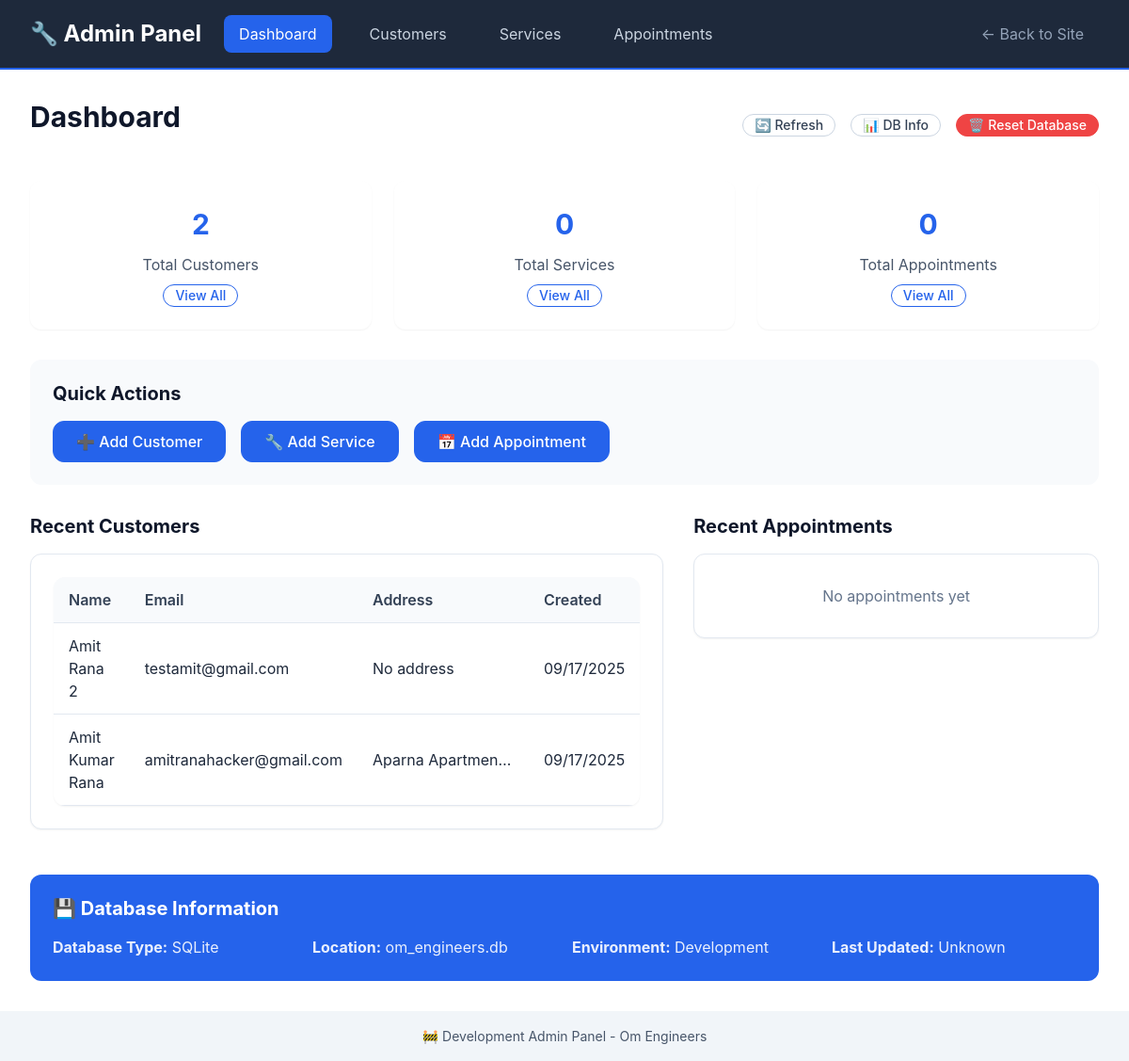
The app's page /admin/, older data.
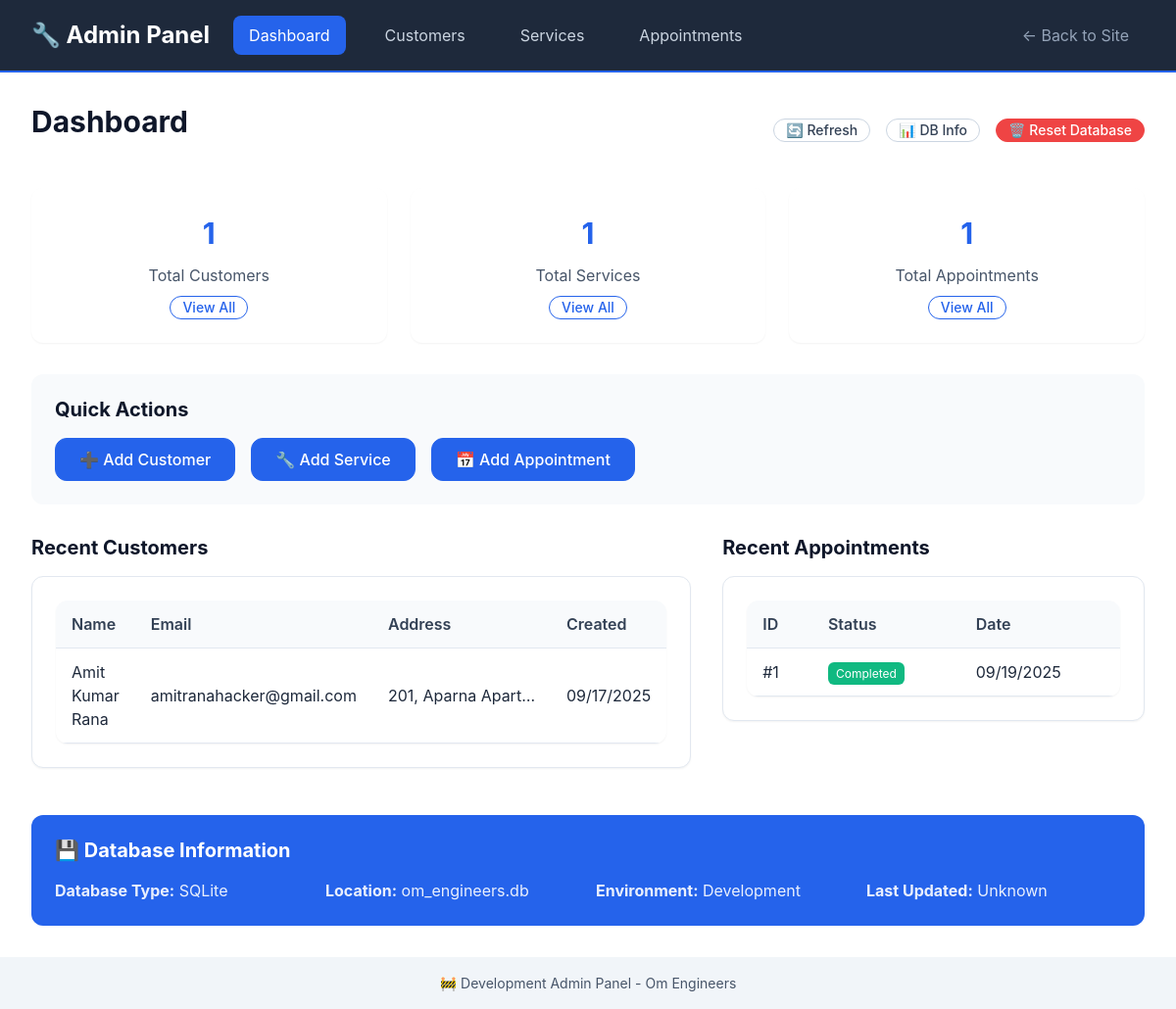
The same page, newer data.
### models/customer_db.py (models this page shows, shortened)
class Customer(db.Model):
    __tablename__ = 'customers'
    id: Mapped[int] = mapped_column(primary_key=True)
    name: Mapped[str] = mapped_column(String(100), nullable=False)
    email: Mapped[str] = mapped_column(String(120), nullable=True, index=True)
    phone: Mapped[str] = mapped_column(String(20), nullable=False, index=True)
    address: Mapped[str] = mapped_column(Text, nullable=True)
    created_at: Mapped[datetime] = mapped_column(DateTime, default=datetime.utcnow)
    updated_at: Mapped[datetime] = mapped_column(DateTime, default=datetime.utcnow, onupdate=datetime.utcnow)
    appointments = db.relationship('Appointment', back_populates='customer', cascade='all, delete-orphan')

### models/appointment_db.py (models this page shows, shortened)
class Appointment(db.Model):
    __tablename__ = 'appointments'
    id: Mapped[int] = mapped_column(primary_key=True)
    customer_id: Mapped[int] = mapped_column(ForeignKey('customers.id'), nullable=False)
    service_id: Mapped[int] = mapped_column(ForeignKey('services.id'), nullable=False)
    appointment_date: Mapped[date] = mapped_column(Date, nullable=False, index=True)
    appointment_time: Mapped[time] = mapped_column(Time, nullable=False)
    appointment_type: Mapped[AppointmentType] = mapped_column(Enum(AppointmentType), default=AppointmentType.SERVICE)
    status: Mapped[AppointmentStatus] = mapped_column(Enum(AppointmentStatus), default=AppointmentStatus.PENDING, index=True)
    notes: Mapped[str] = mapped_column(Text, nullable=True)
    address: Mapped[str] = mapped_column(Text, nullable=True)
    estimated_duration: Mapped[str] = mapped_column(String(50), nullable=True)
    estimated_cost: Mapped[str] = mapped_column(String(50), nullable=True)
    actual_cost: Mapped[str] = mapped_column(String(50), nullable=True)
    technician_notes: Mapped[str] = mapped_column(Text, nullable=True)
    created_at: Mapped[datetime] = mapped_column(DateTime, default=datetime.utcnow)
    updated_at: Mapped[datetime] = mapped_column(DateTime, default=datetime.utcnow, onupdate=datetime.utcnow)
    completed_at: Mapped[datetime] = mapped_column(DateTime, nullable=True)
    cancelled_at: Mapped[datetime] = mapped_column(DateTime, nullable=True)
    customer = db.relationship('Customer', back_populates='appointments')
    service = db.relationship('Service', back_populates='appointments')

### routes/admin.py (the view)
@admin_bp.route('/')
def index():
    try:
        customer_count = Customer.query.count()
        service_count = Service.query.count()
        appointment_count = Appointment.query.count()
        recent_customers = Customer.query.order_by(Customer.created_at.desc()).limit(5).all()
        recent_appointments = Appointment.query.order_by(Appointment.created_at.desc()).limit(5).all()
        stats = {
            'customers': customer_count,
            'services': service_count,
            'appointments': appointment_count
        }
        return render_template('admin/index.html',
                             stats=stats,
                             recent_customers=recent_customers,
                             recent_appointments=recent_appointments)
    except Exception as e:
        flash(f'Error loading admin dashboard: {str(e)}', 'error')
        return render_template('admin/index.html', stats={}, recent_customers=[], recent_appointments=[])

### templates/admin/index.html (shortened to what this page needs)
{% extends "admin/base.html" %}
{% block content %}
<div style="display: flex; justify-content: space-between; align-items: center; margin-bottom: var(--space-8);">
    <h1>Dashboard</h1>
    <div style="display: flex; gap: var(--space-4);">
        <button onclick="refreshStats()" class="btn btn-secondary btn-sm">🔄 Refresh</button>
        <button onclick="showDatabaseInfo()" class="btn btn-secondary btn-sm">📊 DB Info</button>
        <button onclick="showResetModal()" class="btn btn-danger btn-sm">🗑️ Reset Database</button>
    </div>
</div>
<div class="stats-grid">
    <div class="stat-card">
        <div class="stat-number" id="customers-count">{{ stats.customers or 0 }}</div>
        <div style="color: var(--gray-600);">Total Customers</div>
        <div style="margin-top: var(--space-2);">
            <a href="{{ url_for('admin.customers') }}" class="btn btn-sm btn-outline">View All</a>
        </div>
    </div>
    <div class="stat-card">
        <div class="stat-number" id="services-count">{{ stats.services or 0 }}</div>
        <div style="color: var(--gray-600);">Total Services</div>
        <div style="margin-top: var(--space-2);">
            <a href="{{ url_for('admin.services') }}" class="btn btn-sm btn-outline">View All</a>
        </div>
    </div>
    <div class="stat-card">
        <div class="stat-number" id="appointments-count">{{ stats.appointments or 0 }}</div>
        <div style="color: var(--gray-600);">Total Appointments</div>
        <div style="margin-top: var(--space-2);">
            <a href="{{ url_for('admin.appointments') }}" class="btn btn-sm btn-outline">View All</a>
        </div>
    </div>
</div>
<div style="background: var(--gray-50); padding: var(--space-6); border-radius: var(--border-radius-lg); margin-bottom: var(--space-8);">
    <h3 style="margin-bottom: var(--space-4);">Quick Actions</h3>
    <div style="display: flex; gap: var(--space-4); flex-wrap: wrap;">
        <a href="{{ url_for('admin.new_customer') }}" class="btn btn-primary">➕ Add Customer</a>
        <a href="{{ url_for('admin.new_service') }}" class="btn btn-primary">🔧 Add Service</a>
        <a href="{{ url_for('admin.new_appointment') }}" class="btn btn-primary">📅 Add Appointment</a>
    </div>
</div>
<div style="display: grid; grid-template-columns: 1fr 1fr; gap: var(--space-8); margin-top: var(--space-8);">
    <div>
        <h3 style="margin-bottom: var(--space-4);">Recent Customers</h3>
        {% if recent_customers %}
        <div class="card">
            <table class="admin-table">
                <thead>
                    <tr>
                        <th>Name</th>
                        <th>Email</th>
                        <th>Address</th>
                        <th>Created</th>
                    </tr>
                </thead>
                <tbody>
                    {% for customer in recent_customers %}
                    <tr>
                        <td>{{ customer.name }}</td>
                        <td>{{ customer.email }}</td>
                        <td>
                            <div style="max-width: 150px; overflow: hidden; text-overflow: ellipsis; white-space: nowrap;"
                                 title="{{ customer.address or 'No address provided' }}">
                                {{ customer.address or 'No address' }}
                            </div>
                        </td>
                        <td>{{ customer.created_at.strftime('%m/%d/%Y') }}</td>
                    </tr>
                    {% endfor %}
                </tbody>
            </table>
        </div>
        {% else %}
        <div class="card" style="text-align: center; padding: var(--space-8); color: var(--gray-500);">
            No customers yet
        </div>
        {% endif %}
    </div>
    <div>
        <h3 style="margin-bottom: var(--space-4);">Recent Appointments</h3>
        {% if recent_appointments %}
        <div class="card">
            <table class="admin-table">
                <thead>
                    <tr>
                        <th>ID</th>
                        <th>Status</th>
                        <th>Date</th>
                    </tr>
                </thead>
                <tbody>
                    {% for appointment in recent_appointments %}
                    <tr>
                        <td>#{{ appointment.id }}</td>
                        <td>
                            <span style="background-color:
                                {% if appointment.status.value == 'pending' %}var(--warning-color)
                                {% elif appointment.status.value == 'confirmed' %}var(--primary-color)
                                {% elif appointment.status.value == 'completed' %}var(--success-color)
                                {% elif appointment.status.value == 'cancelled' %}var(--error-color)
                                {% else %}var(--gray-400){% endif %};
                                color: var(--white); padding: var(--space-1) var(--space-2); border-radius: var(--border-radius-sm); font-size: var(--font-size-xs);">
                                {{ appointment.status.value.title() }}
                            </span>
                        </td>
                        <td>{{ appointment.appointment_date.strftime('%m/%d/%Y') }}</td>
                    </tr>
                    {% endfor %}
                </tbody>
            </table>
        </div>
        {% else %}
        <div class="card" style="text-align: center; padding: var(--space-8); color: var(--gray-500);">
            No appointments yet
        </div>
        {% endif %}
    </div>
</div>
<div style="margin-top: var(--space-12); padding: var(--space-6); background: var(--primary-color); color: var(--white); border-radius: var(--border-radius-lg);">
    <h3 style="color: var(--white); margin-bottom: var(--space-4);">💾 Database Information</h3>
    <div style="display: grid; grid-template-columns: repeat(auto-fit, minmax(200px, 1fr)); gap: var(--space-4); opacity: 0.9;">
        <div>
            <strong>Database Type:</strong> SQLite
        </div>
        <div>
            <strong>Location:</strong> om_engineers.db
        </div>
        <div>
            <strong>Environment:</strong> Development
        </div>
        <div>
            <strong>Last Updated:</strong> <span id="last-updated">{{ moment().format('MM/DD/YYYY HH:mm') if moment else 'Unknown' }}</span>
        </div>
    </div>
</div>
{% endblock %}

### templates/admin/base.html (shortened to what this page needs)
<!DOCTYPE html>
<html lang="en">
<head>
    <link rel="stylesheet" href="{{ url_for('static', filename='css/main.css') }}">
</head>
<body>
    <header class="admin-header">
        <div class="container">
            <div class="admin-nav">
                <h2 style="color: var(--white); margin: 0;">🔧 Admin Panel</h2>
                <a href="{{ url_for('admin.index') }}" class="{% if request.endpoint == 'admin.index' %}active{% endif %}">Dashboard</a>
                <a href="{{ url_for('admin.customers') }}" class="{% if 'customers' in request.endpoint %}active{% endif %}">Customers</a>
                <a href="{{ url_for('admin.services') }}" class="{% if 'services' in request.endpoint %}active{% endif %}">Services</a>
                <a href="{{ url_for('admin.appointments') }}" class="{% if 'appointments' in request.endpoint %}active{% endif %}">Appointments</a>
                <div style="margin-left: auto;">
                    <a href="{{ url_for('main.index') }}" style="color: var(--gray-400);">← Back to Site</a>
                </div>
            </div>
        </div>
    </header>
    <main class="admin-content">
        <div class="container">
            {% block content %}{% endblock %}
        </div>
    </main>
    <footer style="background-color: var(--gray-100); padding: var(--space-4) 0; text-align: center; color: var(--gray-600);">
        <div class="container">
            <p style="margin: 0; font-size: var(--font-size-sm);">
                🚧 Development Admin Panel - {{ config.APP_NAME }}
            </p>
        </div>
    </footer>
</body>
</html>

### static/css/main.css (style rules this page uses)
:root { --primary-color: #2563eb; --primary-dark: #1d4ed8; --primary-light: #3b82f6; --secondary-color: #64748b; --success-color: #10b981; --warning-color: #f59e0b; --error-color: #ef4444; --white: #ffffff; --gray-50: #f8fafc; --gray-100: #f1f5f9; --gray-200: #e2e8f0; --gray-300: #cbd5e1; --gray-400: #94a3b8; --gray-500: #64748b; --gray-600: #475569; --gray-700: #334155; --gray-800: #1e293b; --gray-900: #0f172a; --font-family: 'Inter', -apple-system, BlinkMacSystemFont, 'Segoe UI', Roboto, Oxygen, Ubuntu, Cantarell, sans-serif; --font-size-xs: 0.75rem; --font-size-sm: 0.875rem; --font-size-base: 1rem; --font-size-lg: 1.125rem; --font-size-xl: 1.25rem; --font-size-2xl: 1.5rem; --font-size-3xl: 1.875rem; --font-size-4xl: 2.25rem; --font-weight-normal: 400; --font-weight-medium: 500; --font-weight-semibold: 600; --font-weight-bold: 700; --line-height-tight: 1.25; --line-height-normal: 1.5; --line-height-relaxed: 1.75; --space-1: 0.25rem; --space-2: 0.5rem; --space-3: 0.75rem; --space-4: 1rem; --space-5: 1.25rem; --space-6: 1.5rem; --space-8: 2rem; --space-10: 2.5rem; --space-12: 3rem; --space-16: 4rem; --space-20: 5rem; --border-radius-sm: 0.375rem; --border-radius: 0.5rem; --border-radius-lg: 0.75rem; --border-radius-xl: 1rem; --shadow-sm: 0 1px 2px 0 rgba(0, 0, 0, 0.05); --shadow: 0 1px 3px 0 rgba(0, 0, 0, 0.1), 0 1px 2px 0 rgba(0, 0, 0, 0.06); --shadow-md: 0 4px 6px -1px rgba(0, 0, 0, 0.1), 0 2px 4px -1px rgba(0, 0, 0, 0.06); --shadow-lg: 0 10px 15px -3px rgba(0, 0, 0, 0.1), 0 4px 6px -2px rgba(0, 0, 0, 0.05); --container-max-width: 1200px; --header-height: 4rem; --min-touch-target: 2.75rem; }
*, *::before, *::after { box-sizing: border-box; }
* { margin: 0; padding: 0; }
html { font-size: 16px; scroll-behavior: smooth; -webkit-text-size-adjust: 100%; -ms-text-size-adjust: 100%; }
body { font-family: var(--font-family); font-size: var(--font-size-base); font-weight: var(--font-weight-normal); line-height: var(--line-height-normal); color: var(--gray-800); background-color: var(--white); -webkit-font-smoothing: antialiased; -moz-osx-font-smoothing: grayscale; }
.container { width: 100%; max-width: var(--container-max-width); margin: 0 auto; padding-left: var(--space-4); padding-right: var(--space-4); }
h1, h2, h3, h4, h5, h6 { font-weight: var(--font-weight-bold); line-height: var(--line-height-tight); color: var(--gray-900); margin-bottom: var(--space-4); }
h1 { font-size: var(--font-size-3xl); }
h2 { font-size: var(--font-size-2xl); }
h3 { font-size: var(--font-size-xl); }
p { margin-bottom: var(--space-4); color: var(--gray-600); }
a { color: var(--primary-color); text-decoration: none; }
.btn { display: inline-flex; align-items: center; justify-content: center; min-height: var(--min-touch-target); padding: var(--space-3) var(--space-6); font-family: inherit; font-size: var(--font-size-base); font-weight: var(--font-weight-medium); line-height: 1; text-decoration: none; border: 1px solid transparent; border-radius: var(--border-radius-lg); cursor: pointer; transition: all 0.2s ease-in-out; user-select: none; white-space: nowrap; }
.btn-primary { background-color: var(--primary-color); border-color: var(--primary-color); color: var(--white); }
.btn-secondary { background-color: var(--white); border-color: var(--gray-300); color: var(--gray-700); }
.btn-outline { background-color: transparent; border-color: var(--primary-color); color: var(--primary-color); }
.btn-sm { min-height: 2.25rem; padding: var(--space-2) var(--space-4); font-size: var(--font-size-sm); }
.card { background-color: var(--white); border: 1px solid var(--gray-200); border-radius: var(--border-radius-lg); box-shadow: var(--shadow-sm); padding: var(--space-6); transition: box-shadow 0.2s ease-in-out; }
@media (min-width: 36rem) { .container { padding-left: var(--space-6); padding-right: var(--space-6); } }
@media (min-width: 62rem) { .container { padding-left: var(--space-8); padding-right: var(--space-8); } }

Row changes from the older to the newer data that the page shows:
removed Customer: name "Amit Rana 2", email "testamit@gmail.com", address "No address", created_at "09/17/2025"
changed Customer "Amit Kumar Rana": address "Aparna Apartmen…" → "201, Aparna Apart…"
added Appointment: id "1", status.value "Completed", appointment_date "09/19/2025"
Text that changed along with them:
{{ stats.customers or 0 }}: "2" → "1"
{{ stats.services or 0 }}: "0" → "1"
{{ stats.appointments or 0 }}: "0" → "1"
text no longer shown: "No appointments yet"
text now shown: "ID Status Date"
